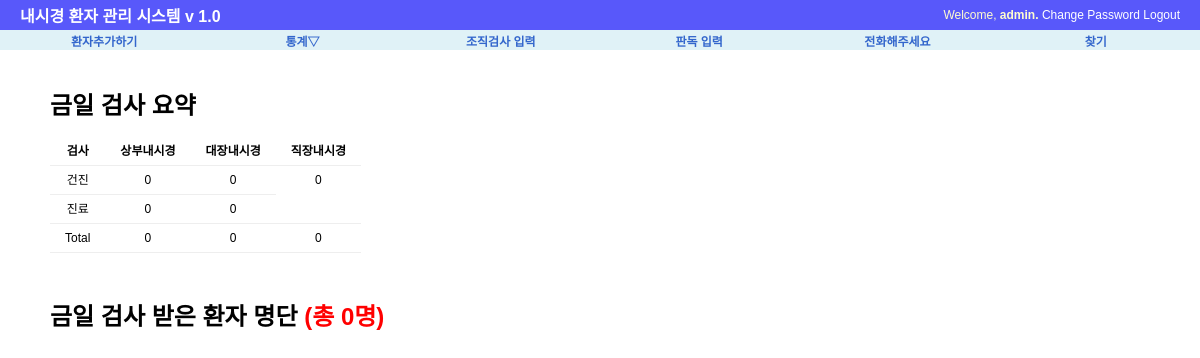
The page /procedure/today/ (signed in) on the database as committed earlier.
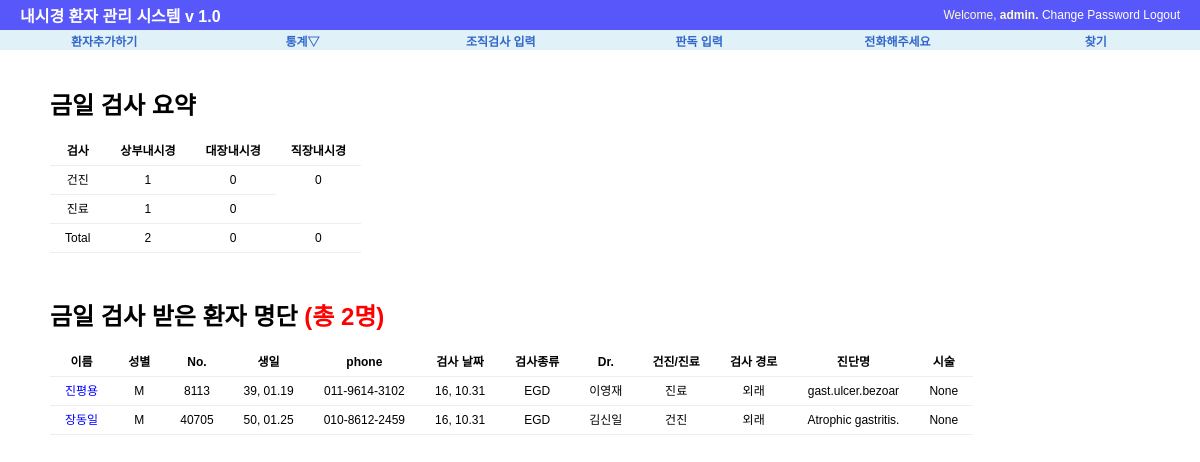
The same page on the database as committed later.
### procedure/models.py (models this page shows, shortened)
class Exam(models.Model):
    exam_date=models.DateField('검사 날짜', default=date.today)
    exam_type=MultiSelectField('내시경 종류', max_length=20, max_choices=3,choices=(('E', 'EGD'),('C','Colonoscopy'), ('S','Sigmoidoscopy')))
    exam_doc=models.CharField('의사', max_length=30, choices=(('이영재','이영재'),('김신일','김신일')), default='김신일')
    exam_class=models.CharField('건진/진료',max_length=30, choices=(('건진',"건진"),('진료',"진료"),('건진+진료',"건진+진료")), default='건진')
    exam_place=models.CharField('외래/입원', max_length=20, choices=(('입원', '입원'), ('외래', '외래')), default='외래')
    patient_name=models.CharField('환자 이름', max_length=50)
    hospital_no=models.CharField('환자등록 번호', max_length=10)
    patient_sex=models.CharField('성별',max_length=10, choices=(('M',"남자"),('F', "여자")), default='M')
    patient_birth=models.DateField('생일', auto_now=False)
    patient_phone=models.CharField("전화번호", max_length=15, default="010-")
    exam_Dx=models.CharField("내시경 진단명",max_length=200)
    exam_procedure=MultiSelectField("시술", max_length=20, max_choices=5, choices=(('None','None'),('Bx',"Bx"),('CLO','CLO'),('Polypectomy', "Polypectomy"),("EMR",'EMR'),
                                                           ('ForeignBody','Foreign Body Remove'),('BleedingControl','Bleeding Control'),('PEG','PEG')))
    Bx_result=models.CharField("조직검사 결과", max_length=200, default=".")
    follow_up=models.IntegerField("추적검사 기간", default=0)
    phone_check=models.CharField("전화 통화 결과", max_length=50, default='.')
    re_visit=models.BooleanField("재방문", default=False)
    class Meta:
        ordering=['-exam_date']

### procedure/views.py (the view)
@login_required
def today(request):
    today=date.today()
    g_egd = 0  # 건진위내시경
    j_egd = 0  # 진료위내시경
    g_colon = 0  # 건진대장내시경
    j_colon = 0  # 진료대장내시경
    sig = 0
    all_patients=Exam.objects.all()
    context={'object_list':[],'g_egd':0, 'j_egd':0, 'total_egd':0, 'g_colon':0, 'j_colon':0, 'total_colon':0, 'sig':0}
    for patient in all_patients:
        if patient.exam_date==today:
            context['object_list'].append(patient)
            if 'E' in patient.exam_type:
                if patient.exam_class =='건진':
                    g_egd+=1
                elif patient.exam_class=="진료":
                    j_egd+=1
            if 'C' in patient.exam_type:
                if patient.exam_class=="건진":
                    g_colon+=1
                elif patient.exam_class=="진료":
                    j_colon+=1
            if 'S' in patient.exam_type : sig+=1
    context['g_egd'] = g_egd
    context['j_egd'] = j_egd
    context['total_egd'] = g_egd + j_egd
    context['g_colon'] = g_colon
    context['j_colon'] = j_colon
    context['total_colon'] = g_colon + j_colon
    context['sig']=sig
    return render(request, 'procedure/today_list.html', context)

### procedure/templates/procedure/today_list.html (shortened to what this page needs)
{%  extends "base.html" %}
{% block content %}
<div id="content">
    <h1> 금일 검사 요약</h1>
<table>
        <tr>
            <th> 검사 </th>
            <th> 상부내시경 </th>
            <th> 대장내시경</th>
            <th> 직장내시경 </th>
        </tr>
        <tr>
            <td> 건진</td>
            <td> {{g_egd}}</td>
            <td> {{g_colon}}</td>
            <td rowspan="2"> {{sig}}</td>
        </tr>
        <tr>
            <td> 진료 </td>
            <td> {{j_egd}}</td>
            <td> {{j_colon}}</td>
        </tr>
        <tr>
            <td> Total</td>
            <td>{{total_egd}}</td>
            <td> {{total_colon}}</td>
            <td> {{sig}} </td>
        </tr>
    </table>
     <br><br>
    <h1> 금일 검사 받은 환자 명단 <font color="red">(총 {{object_list | length }}명)</font></h1>
    {%  if object_list %}
        <table>
        <tr>
        <th> 이름</th>
        <th> 성별</th>
        <th> No.</th>
        <th> 생일</th>
        <th> phone</th>
        <th> 검사 날짜</th>
        <th> 검사종류</th>
        <th> Dr.</th>
        <th> 건진/진료</th>
        <th> 검사 경로</th>
        <th> 진단명</th>
        <th> 시술</th>
        </tr>
    {%  for list in object_list %}
        <tr>
        <td><a href="{% url 'procedure:today_update' list.id %}"><font color="blue">{{ list.patient_name }}</font></a></td>
        <td>{{ list.patient_sex }}</td>
        <td>{{ list.hospital_no}}</td>
        <td>{{ list.patient_birth |  date:"y, m.d"}}</td>
        <td>{{ list.patient_phone}}</td>
        <td>{{ list.exam_date |  date:"y, m.d" }}</td>
        <td>{{ list.exam_type }}</td>
        <td>{{ list.exam_doc}}</td>
        <td>{{ list.exam_class }}</td>
        <td>{{ list.exam_place }}</td>
        <td>{{ list.exam_Dx }}</td>
        <td>{{ list.exam_procedure }}</td>
        </tr>
    {% endfor %}
        </table>
    {%  endif %}
</div>
{% endblock %}

### templates/base.html (shortened to what this page needs)
<!DOCTYPE html>
<html lang="ko">
<head>
    {% load staticfiles %}
    <link rel="stylesheet" type="text/css" href="{% static "css/base.css" %}" >
    <link rel="stylesheet" type="text/css" href="{% block extrastyle %}{% endblock %}" />
</head>
<body>
<div id="header">
    <h2 class="maintitle"><a href="#"> <a href="{% url 'home' %}"> 내시경 환자 관리 시스템 v 1.0</a></h2>
    {% if user.is_active %}
    <h4 class="welcome">Welcome,
        <strong> {% firstof user.get_short_name user.get_username %}.</strong>
        <a href="{% url 'password_change' %}"> Change Password</a>
        <a href="{% url 'logout' %}">Logout</a>
    </h4>
    {% else %}
    <h4 class="welcome"> 로그인해 주세요./
        <a href=" {% url 'login' %}">Login</a>
        <a href=" {% url 'register' %}">Register</a>
    </h4>
    {% endif %}
</div>
<div id ="menu">
    <li><a href="{% url 'procedure:add' %}"> 환자추가하기</a></li>
    <li><a href="#" >통계&bigtriangledown;</a>
    </li>
    <li><a href="{% url 'procedure:biopsy' %}">조직검사 입력</a></li>
    <li><a href="{% url 'procedure:readinglist' %}">판독 입력</a></li>
    <li><a href="{% url 'procedure:phone' %}">전화해주세요</a></li>
    <li><a href="{% url 'procedure:search' %}"> 찾기</a></li>
</div>
{% block content %}{% endblock %}
</body>
</html>

### static/css/base.css (style rules this page uses)
body { font-family: "Lucida Grande", Verdana, Arial,sans-serif; font-size: 12px }
div#header { position: absolute; top: 0px; left: 0px; height: 30px; width:1200px; display: table; background: #5858FA; }
div#menu { position: absolute; top:30px; left:0px; height: 20px; width: 1200px; display:table; table-layout: fixed; border-spacing: 10px 0px; background: #E0F2F7; font_size: 8px; }
div#content { position: absolute; top: 70px; left: 50px; right: 50px; }
.maintitle { display: table-cell; vertical-align: middle; padding-left: 20px; color: #fffccf; font-weight: bold; font-size: 16px; }
.welcome { display: table-cell; vertical-align: middle; text-align: right; padding-right: 20px; color: #fffccf; font-weight: normal; font-size: 12px; }
div#menu a:link, div#menu a:visited { color:#36c; }
div#menu >li { display: table-cell; vertical-align: middle; border: 0px solid #bbb; border-radius: 5px; text-align: center; font-weight: bold; }
a:link, a:visited { color: #FFFFFF; text-decoration: none; }
table { border-collapse: collapse; text-align: center; }
td, th { line-height: 18px; border-bottom: 1px solid #eee; vertical-align: top; padding : 5px 15px; font-family : "Lucida Grande", Verdana, Arial, sans-serif; }

Rows that differ between the two databases and show on the page:
added Exam: patient_name "진평용", patient_sex "M", hospital_no "8113", patient_birth "39, 01.19", patient_phone "011-9614-3102", exam_date "16, 10.31", exam_type "EGD", exam_doc "이영재", exam_class "진료", exam_place "외래", exam_Dx "gast.ulcer.bezoar", exam_procedure "None"
added Exam: patient_name "장동일", patient_sex "M", hospital_no "40705", patient_birth "50, 01.25", patient_phone "010-8612-2459", exam_date "16, 10.31", exam_type "EGD", exam_doc "김신일", exam_class "건진", exam_place "외래", exam_Dx "Atrophic gastritis.", exam_procedure "None"
Other text that changed with them:
{{ g_egd }}: "0" → "1"
{{ j_egd }}: "0" → "1"
{{ total_egd }}: "0" → "2"
{{ object_list | length }}: "0" → "2"
text now shown: "이름 성별 No. 생일 phone 검사 날짜 검사종류 Dr. 건진/진료 검사 경로 진단명 시술"
